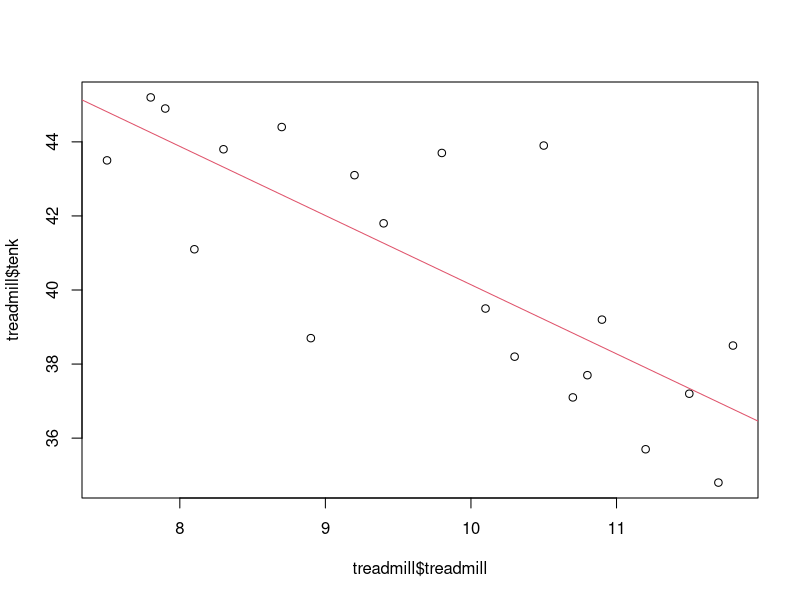
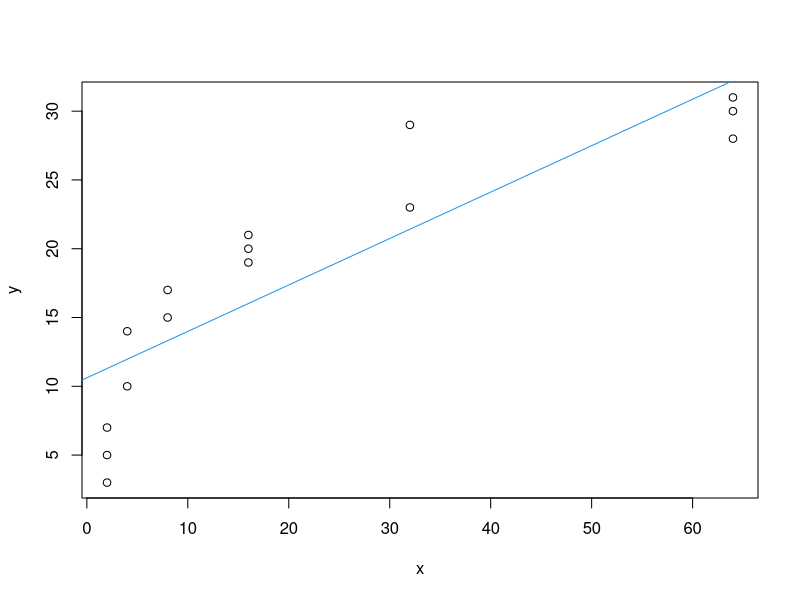
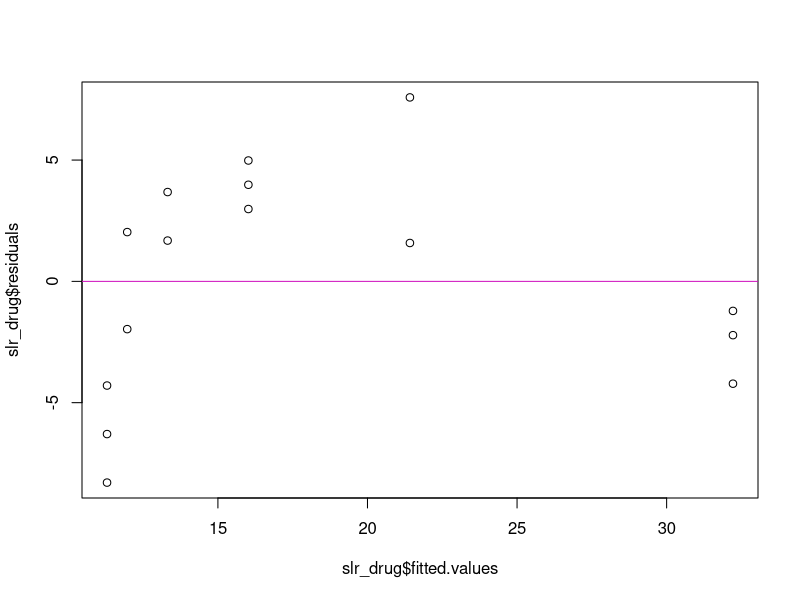
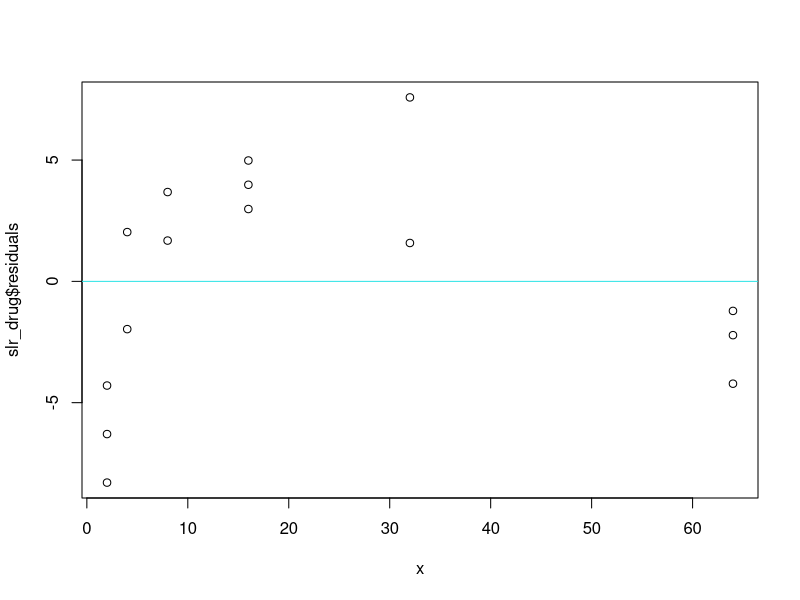
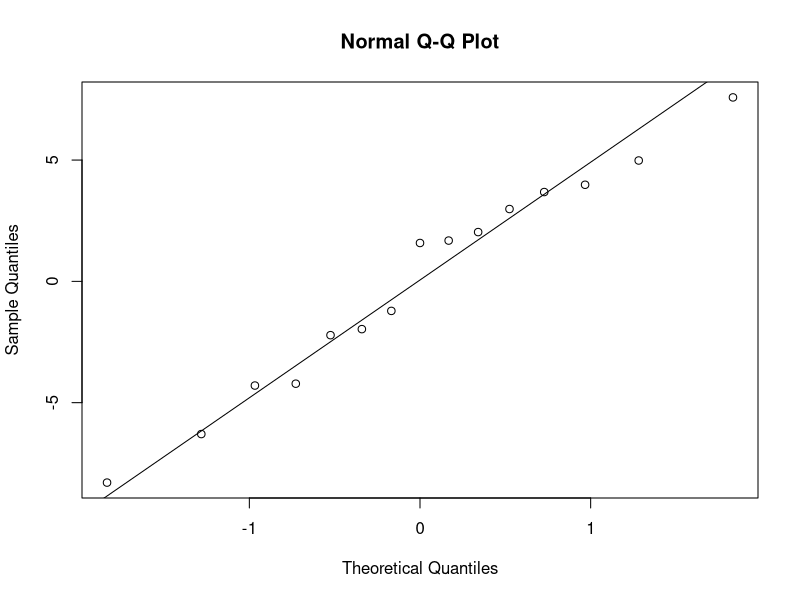
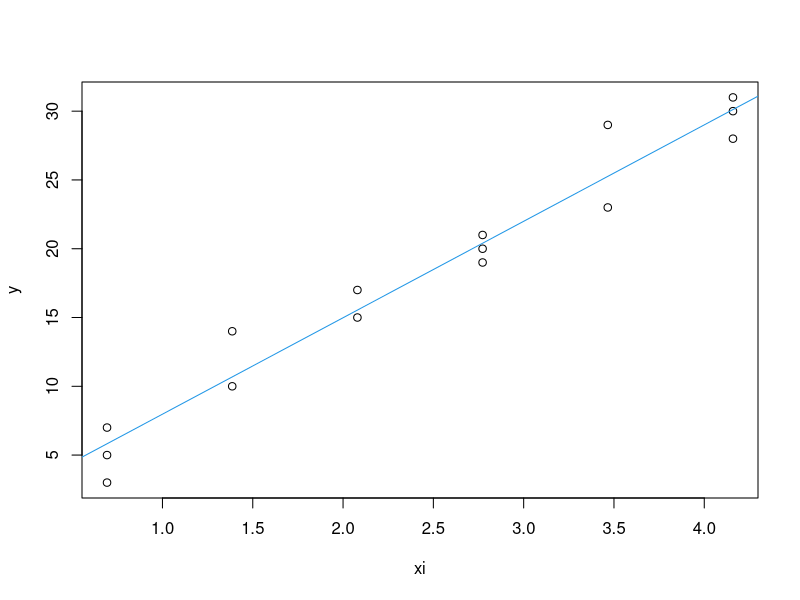
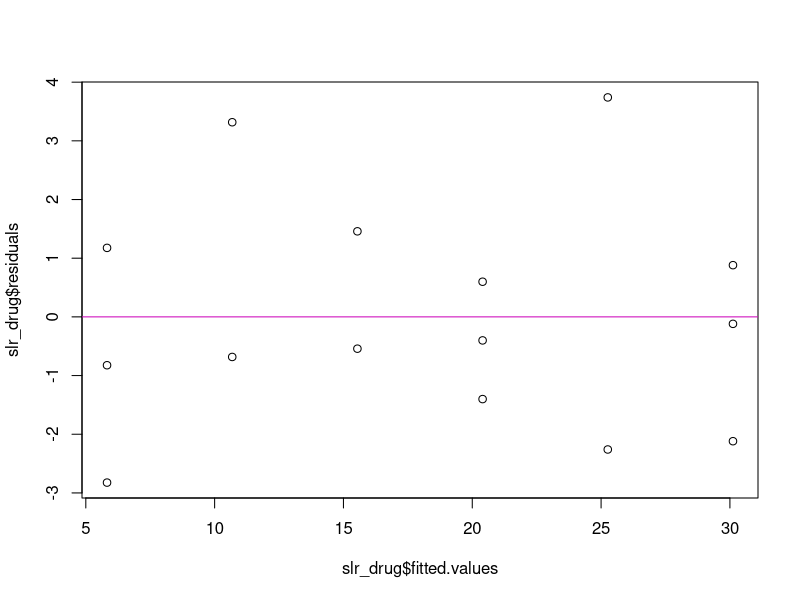
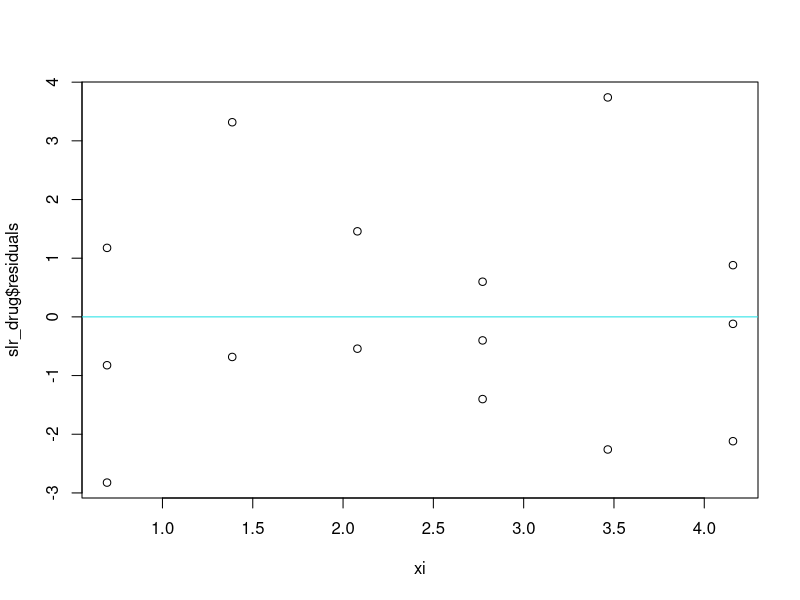

Recreate these plots in R, in order.

## ST 512
## Homework 1
## Brian Higginbotham

## 11.22

treadmill <- read.table(file="data/fitness.txt", header=TRUE)
treadmill

# a
plot(treadmill$treadmill, treadmill$tenk)

# b
slr_tread <- lm(tenk ~ treadmill, data=treadmill)
abline(slr_tread, col=2)
summary(slr_tread)

# c
# y_hat = 58.8158 -1.8673(x_i)

## 11.23
#a
#Residual Standard Error = sqrt(residual variance)
RSE <- 2.102 # from slr_tread summary
#estimated residual variance:
RSE**2

#b
# estimate the standard error for b_hat_1
# 0.3462 - summary output

#c
# place a 95% CI on b_hat_1
confint(slr_tread, 'treadmill', level=0.90)

#d
# hypothesis test that there is a linear relationship between treadmill time and 10K time
# Pr(>|t|) for 'treadmill' from summary output
# 3.99e-05 - near zero percent chance of the null hypothesis (b_hat_1 = 0) occuring for the t value 
# -5.393 in the student t-distribution. Reject H_0 - conclude there is a linear relationship between 
# treadmill time and 10K time

y_hat <- 58.8158 - 1.8673*11
y_hat


predict(slr_tread, data.frame(treadmill=11), interval="conf", level =0.95)

predict(slr_tread, data.frame(treadmill=11), interval="pred", level =0.95)


drug <- read.table(file="data/drug.txt", header=TRUE)
drug
y<-drug$response
x<-drug$dose
plot(x,y)
slr_drug <- lm(y ~ x)
summary(slr_drug)
abline(slr_drug, col=4)
slr_drug$residuals

plot(slr_drug$fitted.values, slr_drug$residuals)
abline(h=0, col=6)
plot(x, slr_drug$residuals)
abline(h=0, col=5)
qqnorm(slr_drug$residuals); qqline(slr_drug$residuals)

# 11.42
xi<-log(x)
xi
plot(xi,y)
slr_drug <- lm(y ~ xi)
summary(slr_drug)
abline(slr_drug, col=4)

plot(slr_drug$fitted.values, slr_drug$residuals)
abline(h=0, col=6)
plot(xi, slr_drug$residuals)
abline(h=0, col=5)
qqnorm(slr_drug$residuals); qqline(slr_drug$residuals)